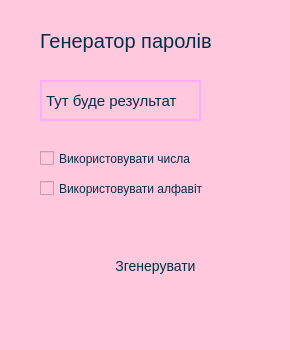
<?xml version="1.0" encoding="UTF-8"?>
<ui version="4.0">
 <class>MainWindow</class>
 <widget class="QMainWindow" name="MainWindow">
  <property name="geometry">
   <rect>
    <x>0</x>
    <y>0</y>
    <width>290</width>
    <height>350</height>
   </rect>
  </property>
  <property name="windowTitle">
   <string>MainWindow</string>
  </property>
  <property name="styleSheet">
   <string notr="true">background:rgb(255, 200, 221);</string>
  </property>
  <widget class="QWidget" name="centralwidget">
   <widget class="QPushButton" name="btn_generate">
    <property name="geometry">
     <rect>
      <x>110</x>
      <y>240</y>
      <width>91</width>
      <height>51</height>
     </rect>
    </property>
    <property name="styleSheet">
     <string notr="true">background:qlineargradient(spread:pad, x1:0, y1:0, x2:1, y2:0, stop:0 rgba(245, 224, 176, 255), stop:0.09 rgba(246, 189, 237, 255), stop:0.14 rgba(194, 207, 246, 255), stop:0.19 rgba(184, 160, 168, 255), stop:0.25 rgba(171, 186, 248, 255), stop:0.32 rgba(243, 248, 224, 255), stop:0.385 rgba(249, 162, 183, 255), stop:0.47 rgba(100, 115, 124, 255), stop:0.58 rgba(251, 205, 202, 255), stop:0.65 rgba(170, 128, 185, 255), stop:0.75 rgba(252, 222, 204, 255), stop:0.805 rgba(206, 122, 218, 255), stop:0.86 rgba(254, 223, 175, 255), stop:0.91 rgba(254, 236, 244, 255), stop:1 rgba(255, 191, 221, 255));
color: rgb(0, 48, 73);
font-size: 14px;
font: 87 8pt &quot;Arial Black&quot;;
border-radius: 10px</string>
    </property>
    <property name="text">
     <string>Згенерувати</string>
    </property>
   </widget>
   <widget class="QLabel" name="title">
    <property name="geometry">
     <rect>
      <x>40</x>
      <y>20</y>
      <width>231</width>
      <height>41</height>
     </rect>
    </property>
    <property name="styleSheet">
     <string notr="true">font-size: 20px;
color: rgb(0, 48, 73);
font: 87 8pt &quot;Arial Black&quot;;
font: 20pt &quot;MS Shell Dlg 2&quot;;
font: 87 16pt &quot;Arial Black&quot;;</string>
    </property>
    <property name="text">
     <string>Генератор паролів</string>
    </property>
   </widget>
   <widget class="QLabel" name="result">
    <property name="geometry">
     <rect>
      <x>40</x>
      <y>80</y>
      <width>161</width>
      <height>41</height>
     </rect>
    </property>
    <property name="minimumSize">
     <size>
      <width>161</width>
      <height>41</height>
     </size>
    </property>
    <property name="maximumSize">
     <size>
      <width>161</width>
      <height>16777215</height>
     </size>
    </property>
    <property name="styleSheet">
     <string notr="true">font-size: 15px;
color: rgb(0, 48, 73);
font: 87 10pt &quot;Arial Black&quot;;
border: 2px solid rgb(255, 170, 255);</string>
    </property>
    <property name="text">
     <string>Тут буде результат</string>
    </property>
   </widget>
   <widget class="QCheckBox" name="cb_number">
    <property name="geometry">
     <rect>
      <x>40</x>
      <y>150</y>
      <width>181</width>
      <height>17</height>
     </rect>
    </property>
    <property name="styleSheet">
     <string notr="true">color: rgb(0, 48, 73);
font: 87 8pt &quot;Arial Black&quot;;</string>
    </property>
    <property name="text">
     <string>Використовувати числа</string>
    </property>
   </widget>
   <widget class="QCheckBox" name="cb_alphabete">
    <property name="geometry">
     <rect>
      <x>40</x>
      <y>180</y>
      <width>201</width>
      <height>17</height>
     </rect>
    </property>
    <property name="styleSheet">
     <string notr="true">color: rgb(0, 48, 73);
font: 87 8pt &quot;Arial Black&quot;;</string>
    </property>
    <property name="text">
     <string>Використовувати алфавіт</string>
    </property>
   </widget>
  </widget>
  <widget class="QMenuBar" name="menubar">
   <property name="geometry">
    <rect>
     <x>0</x>
     <y>0</y>
     <width>290</width>
     <height>21</height>
    </rect>
   </property>
  </widget>
  <widget class="QStatusBar" name="statusbar"/>
 </widget>
 <resources/>
 <connections/>
</ui>
